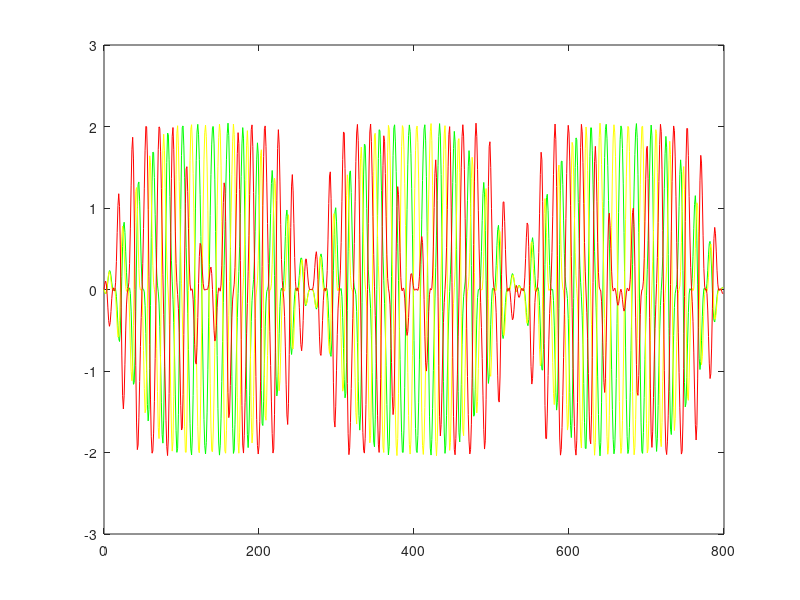

MATLAB code to generate this figure:
## Copyright (C) 2024

## Author:  <phil@archlinux>
## Created: 2024-02-23
close all;
clearvars;


# phase correction for freq sets

Pcsf0 = [ 0.0                 ,  0.0 ;
          0.0                 ,  0.0 ;
          0.0                 ,  0.0 ];

Pcsf1 = [ 0.24428265          , -0.0748862184955752  ;
          0.22092883035398225 , -0.12159385778761067 ;
          0.19757501070796457 , -0.16830149707964603 ];

Pcsf2 = [ 0.15865197796460173 , -0.2461475625663717  ;
          0.12751355176991147 , -0.30842441495575224 ;
          0.10415973212389379 , -0.3551320542477876  ];

Pcsf3 = [ 0.08859051902654869 , -0.3862704804424778  ;
          0.06523669938053095 , -0.4329781197345133  ;
          0.04188287973451321 , -0.47968575902654875 ];

Pcsf4 = [ 0.010744453539823007 , -0.5419626114159292 ;
         -0.012609366106194675, -0.5886702507079645  ;
         -0.03596318575221236 ,  -0.6353778899999999 ];

global K1 K2 P1 P2 A;

function init_gen(VGrms,D)
  global K1 K2 P1 P2 A;
  K1 = Eval_Kn(1,D);
  K2 = Eval_Kn(2,D);
  P1 = Eval_Pn(1,D);
  P2 = Eval_Pn(2,D);
  A  = VGrms/sqrt(K1^2+K2^2);
endfunction

function Kn = Eval_Kn(n,D)
  Kn = sqrt(2)/(pi*n*(1-D))*sqrt(1-cos(2*pi*n*D));
endfunction

function Pn = Eval_Pn(n,D)
  Pn = atan(sin(2*pi*n*D)/(1-cos(2*pi*n*D)));
endfunction


# Sfx = K1*sin(2*pi*fx/Fe*n+P1) + K2*[sin(4*pi*fx/Fe*n+P2)
function s = Sig_gen_jupE (f1,f2,f3,Fe,n,Pc)
  global K1 K2 P1 P2 A;

  s = zeros(1,3);
  s1 = K1*sin(2*pi*f1/Fe*n+P1-Pc(1,1)) + K2*sin(4*pi*f1/Fe*n+P2-Pc(1,2));
  s2 = K1*sin(2*pi*f2/Fe*n+P1-Pc(2,1)) + K2*sin(4*pi*f2/Fe*n+P2-Pc(2,2));
  s3 = K1*sin(2*pi*f3/Fe*n+P1-Pc(3,1)) + K2*sin(4*pi*f3/Fe*n+P2-Pc(3,2));
  s(1,1) = s1-s2;
  s(1,2) = s2-s3;
  s(1,3) = s3-s1;
endfunction

Fe = 8e3;
n  = (Fe*0.1)-1;
#S  = zeros(n,3);
init_gen(1,2/5);
for k=0:n
  s = Sig_gen_jupE (410,440,470,Fe,k,Pcsf0);
  S(k+1,1) = s(1);
  S(k+1,2) = s(2);
  S(k+1,3) = s(3);
end

printf("K1=%2.4f K2=%2.4f P1=%2.4f P2=%2.4f\n",K1,K2,P1,P2);
plot(0:n,S(:,1),"g",0:n,S(:,2),"y",0:n,S(:,3),"r");


